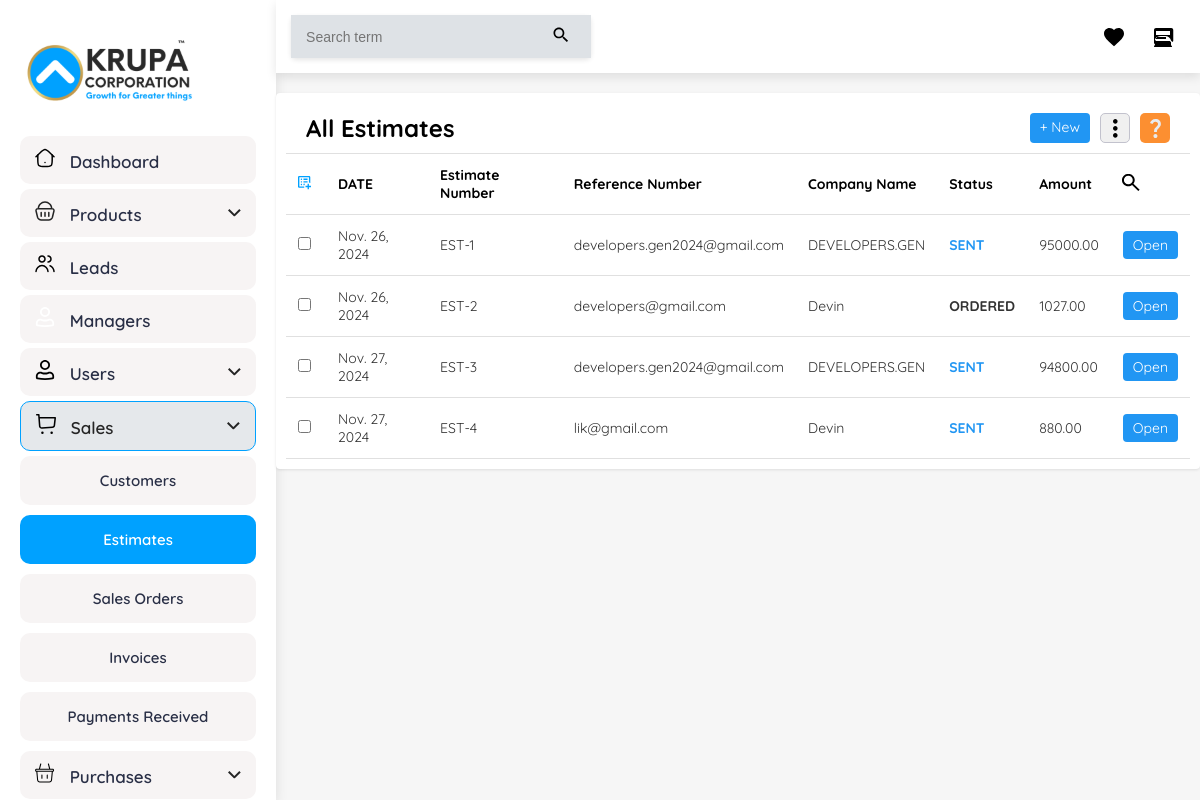
Page /estimates/ (signed in) on the committed database.
### krupa/models.py (models this page shows, shortened)
class Estimate(models.Model):
    customer_name = models.ForeignKey(CustomUser, null=True, blank=True,on_delete=models.CASCADE)
    request = models.ForeignKey(Request, null=True, blank=True,on_delete=models.CASCADE)
    billing_address = models.TextField(null=True, blank=True)
    shipping_address = models.TextField(null=True, blank=True)
    place_of_supply = models.CharField(max_length=255, null=True, blank=True)
    estimate_number = models.CharField(max_length=100, null=True, blank=True)
    reference = models.CharField(max_length=100, null=True, blank=True)
    date = models.CharField(max_length=20,null=True, blank=True)
    expiry_date = models.CharField(max_length=20,null=True, blank=True)
    sales_person = models.CharField(max_length=255, null=True, blank=True)
    project_name = models.CharField(max_length=255, null=True, blank=True)
    subject = models.TextField(null=True, blank=True)
    sub_total = models.DecimalField(max_digits=10, decimal_places=2, null=True, blank=True, default=0.00)
    shipping_charges = models.DecimalField(max_digits=10, decimal_places=2, null=True, blank=True)
    adjustment = models.DecimalField(max_digits=10, decimal_places=2, null=True, blank=True)
    total = models.DecimalField(max_digits=10, decimal_places=2, null=True, blank=True, default=0.00)
    terms_and_conditions = models.TextField(null=True, blank=True)
    create_retainer_invoice = models.BooleanField(default=False)
    created_date = models.DateField(auto_now=True)
    status = models.CharField(max_length=30,null=True,blank=True,default="SENT")

class Request(models.Model):
    profile = models.ForeignKey(CustomUser,on_delete=models.CASCADE)
    requestid = models.CharField(max_length=20,null=True,blank=True)
    product_name = models.ForeignKey(Products,null=True,blank=True,on_delete=models.CASCADE)
    quantity = models.IntegerField()
    company = models.CharField(max_length=30)
    pincode = models.CharField(max_length=10)
    email = models.EmailField(max_length=30)
    mobile_number = models.CharField(max_length=10)
    price = models.IntegerField(blank=True,null=True)
    request = models.BooleanField(default=False, null=True,blank=True)
    type = models.CharField(max_length=20)
    date = models.DateField(auto_now_add=True,blank=True,null=True)
    manager = models.ForeignKey(Managers,on_delete=models.SET_NULL,null=True,blank=True)
    shipping = models.ForeignKey(ShippingAddress,on_delete=models.SET_NULL,null=True,blank=True)

### admin_panel/views.py (the view)
# urls.py: path('estimates/',Estimates,name="Estimates"),
@login_required(login_url='/managerlogin/')
def Estimates(request):
    objs = Estimate.objects.all()
    context = {'estimates':objs}
    return render(request,"Estimates.html",context)

### templates/Estimates.html (shortened to what this page needs)
<!DOCTYPE html>
<html lang="en">
  <head>
  </head>
  <body>
    {% load static %}
    <div class="container">
      <aside class="sidebar" style="overflow-y: scroll">
        <img
          src="{% static 'admin/images/krupa.svg' %}"
          alt="Logo"
          class="logo"
        />
        <nav style="height: 80vh; display: flex; flex-direction: column">
          <div
            class="nav-item"
            style="display: flex; justify-content: space-between"
          >
            <div>
              <img
                src="{% static 'admin/images/dashboard-light.svg' %}"
                alt="Dashboard Icon"
                class="icon"
              />
              <span>Dashboard</span>
            </div>
          </div>
          <a href="/adminproducts/" style="text-decoration: none">
            <div class="nav-item" data-dropdown="products-dropdown">
              <div>
                <img
                  src="{% static 'admin/images/products-dark.svg' %}"
                  alt="Products Icon"
                  class="icon"
                />
                <span>Products</span>
              </div>
              <img
                src="{% static 'admin/images/dropdown.svg' %}"
                alt="Arrow"
                class="arrow"
              />
            </div>
          </a>
          <a href="/leadsall/" style="text-decoration: none">
            <div class="nav-item" data-dropdown="leads-dropdown">
              <div>
                <img
                  src="{% static 'admin/images/leads.svg' %}"
                  alt="Leads Icon"
                  class="icon"
                />
                <span>Leads</span>
              </div>
            </div>
          </a>
          <a href="/managers/" style="text-decoration: none">
            <div
              class="nav-item"
              style="display: flex; justify-content: space-between"
            >
              <div>
                <img
                  src="{% static 'admin/images/manager.svg' %}"
                  alt="Manager Icon"
                  class="icon"
                />
                <span>Managers</span>
              </div>
            </div>
          </a>
          <div class="nav-item" data-dropdown="users-dropdown">
            <div>
              <img
                src="{% static 'admin/images/user-dark.svg' %}"
                alt="Users Icon"
                class="icon"
              />
              <span>Users</span>
            </div>
            <img
              src="{% static 'admin/images/dropdown.svg' %}"
              alt="Arrow"
              class="arrow"
            />
          </div>
          <div
            class="nav-item drop-active active"
            data-dropdown="sales-dropdown"
          >
            <div>
              <img
                src="{% static 'admin/images/sales-dark.svg' %}"
                alt="Sales Icon"
                class="icon"
              />
              <span>Sales</span>
            </div>
            <img
              src="{% static 'admin/images/dropdown.svg' %}"
              alt="Arrow"
              class="arrow"
            />
          </div>
          <div id="sales-dropdown" class="dropdown-content show">
            <a href="/customerspage/">Customers</a>
            <a href="/estimates/" class="active">Estimates</a>
            <a href="/salesorder1/">Sales Orders</a>
            <a href="/invoice1/">Invoices</a>
            <a href="/payment1/">Payments Received</a>
          </div>
          <div class="nav-item" data-dropdown="purchases-dropdown">
            <div>
              <img
                src="{% static 'admin/images/purchaces.svg' %}"
                alt="Purchases Icon"
                class="icon"
              />
              <span>Purchases</span>
            </div>
            <img
              src="{% static 'admin/images/dropdown.svg' %}"
              alt="Arrow"
              class="arrow"
            />
          </div>
        </nav>
      </aside>
      <main class="main-content">
        <div class="top-bar">
          <div class="search-bar">
            <input type="text" placeholder="Search term" />
            <button>
              <svg class="icon" viewBox="0 0 24 24">
                <path
                  d="M15.5 14h-.79l-.28-.27C15.41 12.59 16 11.11 16 9.5 16 5.91 13.09 3 9.5 3S3 5.91 3 9.5 5.91 16 9.5 16c1.61 0 3.09-.59 4.23-1.57l.27.28v.79l5 4.99L20.49 19l-4.99-5zm-6 0C7.01 14 5 11.99 5 9.5S7.01 5 9.5 5 14 7.01 14 9.5 11.99 14 9.5 14z"
                ></path>
              </svg>
            </button>
          </div>
          <div class="top-icons">
            <svg class="icon" viewBox="0 0 24 24">
              <path
                d="M12 21.35l-1.45-1.32C5.4 15.36 2 12.28 2 8.5 2 5.42 4.42 3 7.5 3c1.74 0 3.41.81 4.5 2.09C13.09 3.81 14.76 3 16.5 3 19.58 3 22 5.42 22 8.5c0 3.78-3.4 6.86-8.55 11.54L12 21.35z"
              ></path>
            </svg>
            <svg class="icon" viewBox="0 0 24 24">
              <path
                d="M20 17.17L18.83 16H5.17l-1.34-1.34C4.54 12.78 7.15 11 10 11h4c2.85 0 5.46 1.78 6.17 4.66l1.26 1.26c.3-.31.57-.65.83-1.02V5c0-1.1-.9-2-2-2H5c-1.1 0-2 .9-2 2v13.17c.31.4.67.77 1.08 1.08L3 21.59V22h18v-.41l-1-1.59zM5 6h14v4H5V6zm0 6h10v2H5v-2z"
              ></path>
            </svg>
          </div>
        </div>
        <div class="cont">
          <div class="header">
            <div class="tabs">
              <h1 style="font-size: 24px; font-weight: 700; color: #000000">
                All Estimates
              </h1>
            </div>
            <div class="action-icons" style="display: flex; gap: 10px">
              <a
                style="text-decoration: none"
                href="/newestimates/"
                class="btn btn-primary"
                >+ New</a
              >
              <a
                style="
                  background-color: #f0f0f0;
                  padding: 3px;
                  height: 30px;
                  width: 30px;
                  display: flex;
                  align-items: center;
                  justify-content: center;
                  border-radius: 5px;
                  border: 1px solid #c2c2cd;
                "
                ><img src="images/threedots.svg" alt=""
              /></a>
              <a
                style="
                  background-color: #fc8f31;
                  padding: 3px;
                  height: 30px;
                  width: 30px;
                  display: flex;
                  align-items: center;
                  justify-content: center;
                  border-radius: 5px;
                "
                ><img src="images/question.svg" alt=""
              /></a>
            </div>
          </div>
          <table>
            <thead>
              <tr>
                <th><img src="images/table1.svg" alt="" /></th>
                <th>DATE</th>
                <th>Estimate Number</th>
                <th>Reference Number</th>
                <th>Company Name</th>
                <th>Status</th>
                <th>Amount</th>
                <th class="search-icon">
                  <img src="images/search.svg" alt="" style="scale: 1.2" />
                </th>
              </tr>
            </thead>
            <tbody>
              {% if estimates%} {% for i in estimates %}
              <tr>
                <td class="checkbox-cell"><input type="checkbox" /></td>
                <td data-label="DATE">{{i.created_date}}</td>
                <td data-label="Estimate Number">{{i.estimate_number}}</td>
                <td data-label="Reference Number">{{i.request.email}}</td>
                <td data-label="Customer Name">{{i.request.company}}</td>
                <td data-label="Status">{{i.status}}</td>
                <td data-label="Amount">{{i.total}}</td>
                <td class="search-icon">
                  <a
                    href="/estimates2/{{i.id}}/"
                    style="text-decoration: none"
                    class="btn btn-primary"
                    >Open</a
                  >
                </td>
              </tr>
              {% endfor %} {% else %}
              <tr>
                <h2>Estimates not found</h2>
              </tr>
              {% endif %}
            </tbody>
          </table>
        </div>
      </main>
    </div>
  </body>
</html>

### templates/Estimates.html (style rules this page uses)
* { margin: 0; padding: 0; box-sizing: border-box; }
body { font-family: "Quicksand", sans-serif; background-color: #f6f6f6; color: #333; }
.container { display: flex; min-height: 100vh; }
.sidebar { width: 280px; background-color: #ffffff; color: #292f46; padding: 20px; box-shadow: 0 4px 12px rgba(0, 0, 0, 0.1); transition: all 0.3s ease; }
.sidebar .dropdown-content { display: none; flex-direction: column; }
.sidebar .dropdown-content a { padding: 15px; color: #292f46; background-color: #f7f4f4; margin-bottom: 10px; font-weight: 600; text-decoration: none; font-size: 15px; text-align: center; border-radius: 10px; transition: background-color 0.2s; }
.sidebar .dropdown-content .active { background-color: #00a1ff; color: white; }
.sidebar .dropdown-content.show { display: flex; }
.logo { width: 100%; max-width: 180px; margin-bottom: 30px; }
.nav-item { display: flex; align-items: center; padding: 12px 15px; margin-bottom: 5px; color: #292f46; text-decoration: none; background-color: #f7f4f4; font-size: 17px; font-weight: 600; border-radius: 10px; cursor: pointer; justify-content: space-between; transition: background-color 0.2s; }
.nav-item.active { background-color: #e5e8eb; color: #252525; }
.drop-active { border: 1px solid #00a1ff; }
.icon { width: 20px; height: 20px; margin-right: 10px; }
.arrow { transition: transform 0.3s ease; }
.cont { padding: 10px; }
.top-bar { display: flex; justify-content: space-between; align-items: center; padding: 15px 30px; background-color: #fff; box-shadow: 0 2px 5px rgba(0, 0, 0, 0.1); width: 100%; position: sticky; top: 0; z-index: 999; }
.search-bar { display: flex; background-color: #fff; border-radius: 5px; box-shadow: 0 2px 5px rgba(0, 0, 0, 0.1); width: 300px; }
.search-bar input { flex-grow: 1; padding: 10px 15px; border: none; background-color: #dee2e6; font-size: 14px; outline: none; }
.search-bar button { padding: 10px; background-color: #dee2e6; border: none; cursor: pointer; }
.top-icons { display: flex; gap: 15px; }
.top-icons .icon { width: 24px; height: 24px; cursor: pointer; }
.main-content { flex-grow: 1; transition: margin-left 0.3s ease; }
.top-bar { position: relative; margin-top: 0; margin-left: 0; padding: 15px; background-color: #fff; box-shadow: 0px 4px 10px rgba(0, 0, 0, 0.1); }
.cont { max-width: 1400px; margin: 20px auto; background-color: white; border-radius: 4px; box-shadow: 0 1px 3px rgba(0, 0, 0, 0.1); overflow: hidden; }
.header { display: flex; justify-content: space-between; align-items: center; padding: 10px 20px; border-bottom: 1px solid #e0e0e0; }
.tabs { display: flex; gap: 30px; }
.btn { padding: 5px 10px; border: none; border-radius: 4px; cursor: pointer; font-size: 14px; }
.btn-primary { background-color: #2196f3; color: white; }
table { width: 100%; border-collapse: collapse; }
th, td { text-align: left; padding: 12px; border-bottom: 1px solid #e0e0e0; font-size: 14px; }
th { color: black; font-weight: 700; }
td { color: #333; }
.checkbox-cell { width: 40px; }
.search-icon { width: 40px; }

### rows in the picture
Estimate: created_date "Nov. 26, 2024", estimate_number "EST-1", request.email "developers.gen2024@gmail.com", request.company "DEVELOPERS.GEN", status "SENT", total "95000.00"
Estimate: created_date "Nov. 26, 2024", estimate_number "EST-2", request.email "developers@gmail.com", request.company "Devin", status "ORDERED", total "1027.00"
Estimate: created_date "Nov. 27, 2024", estimate_number "EST-3", request.email "developers.gen2024@gmail.com", request.company "DEVELOPERS.GEN", status "SENT", total "94800.00"
Estimate: created_date "Nov. 27, 2024", estimate_number "EST-4", request.email "lik@gmail.com", request.company "Devin", status "SENT", total "880.00"
